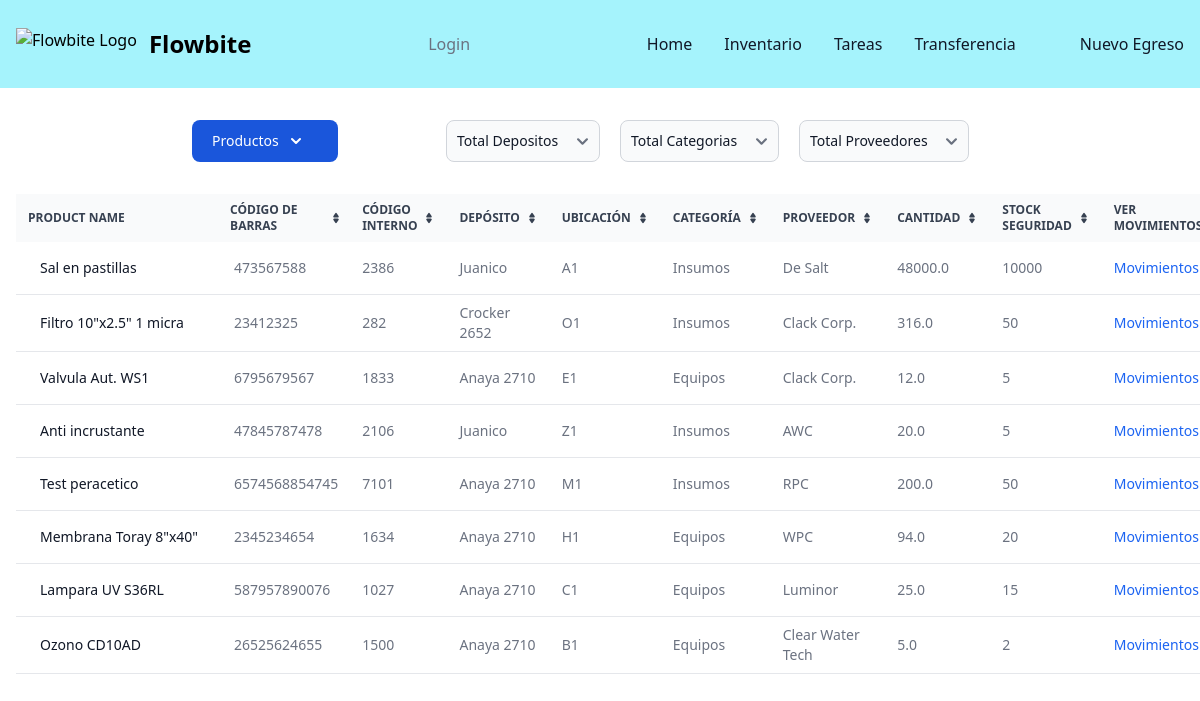
/stock/, run on the app's committed database.
### filsa/models.py (models this page shows, shortened)
class Product(models.Model):
    CATEGORIES = [('Tubos', 'Tubos'),
                  ('Tornillos', 'Tornillos'),
                  ('Accesorios','Accesorios'),
                  ('Maquinas','Maquinas'),
                  ('Insumos','Insumos')
                  ]
    product_id = models.AutoField(primary_key=True)
    name = models.CharField(max_length=50)
    barcode = models.BigIntegerField(verbose_name=u"Codigo de Barras")
    internalCode = models.BigIntegerField(verbose_name=u"Codigo Interno")
    quantity = models.FloatField()
    category = models.CharField(max_length=20, choices=CATEGORIES, default='Insumos')
    location = models.CharField(max_length=20, default='')
    supplier = models.CharField(max_length=20, default='')
    warehouse = models.ForeignKey(Warehouses, on_delete=models.CASCADE, related_name='warehouse_name')
    deltaQuantity = models.FloatField()
    stockSecurity = models.IntegerField()
    inTransit = models.BooleanField()
    def __str__(self):
        return self.name

class Warehouses(models.Model):
    name = models.CharField(max_length=50)

### filsa/views.py (the view)
# urls.py: path('stock/', StockListView.as_view() , name='stock'),
class StockListView(generic.ListView):
    model = Product
    template_name = 'stock.html'
    print('llega aca con el checkbox')
    def get_context_data(self, *args, **kwargs):
        products_obj = Product.objects.all().values()
        context = super(StockListView, self).get_context_data(*args, **kwargs)
        warehouse = self.request.GET.get('warehouse',None)
        print('warehouse is', warehouse)
        supplier = self.request.GET.get('supplier',None)
        category = self.request.GET.get('category',None)
        if category:
            category_filter = True
            categoryList = [category]
        else:
            categoryList = Product.objects.all().values('category').distinct()
        if supplier:
            supplier_filter = True
            supplierList = [supplier]
        else:
            supplierList = Product.objects.all().values('supplier').distinct()
        if warehouse:
            warehouse = Warehouses.objects.get(name=warehouse)
            warehouseList = Warehouses.objects.get(name=warehouse)
            context.update({'products' : Product.objects.select_related('warehouse').filter(warehouse=warehouse, category ='Insumos')}) #, supplier ='De Salt')
        else:
            warehouseList = Warehouses.objects.all()
        context['products'] = Product.objects.all().select_related('warehouse') #.filter(category__in=categoryList, supplier__in=supplierList)
        print('categoryList', categoryList)
        print('args', args)
        print('kwargs in get_context_data', kwargs)
        context['productList'] = Product.objects.all().values('name').distinct()
        context['categoryList'] = Product.objects.all().values('category').distinct()
        context['supplierList'] = Product.objects.all().values('supplier').distinct()
        context['warehouseList'] = Warehouses.objects.all().values('name').distinct()
        print('context in get_context_data', context)
        return context

### filsa/templatetags/grouptag.py (called while the page is built)
@register.filter
def has_group(user, group_name):
    return user.groups.filter(name=group_name).exists()

### filsa/templates/stock.html (shortened to what this page needs)
{% extends '_base.html' %}
{% load static %}
{% block content %}
<div class="grid grid-cols-4 gap-2 ml-40 py-2 px-8 max-w-2xl lg:py-8">
        <button id="dropdownSearchButton" data-dropdown-toggle="dropdownSearch" data-dropdown-placement="bottom" class="text-white bg-blue-700 hover:bg-blue-800 focus:ring-4 focus:outline-none focus:ring-blue-300 font-medium rounded-lg text-sm px-5 py-2.5 text-center inline-flex items-center dark:bg-blue-600 dark:hover:bg-blue-700 dark:focus:ring-blue-800" type="button">Productos <svg class="w-2.5 h-2.5 ms-3" aria-hidden="true" xmlns="http://www.w3.org/2000/svg" fill="none" viewBox="0 0 10 6">
            <path stroke="currentColor" stroke-linecap="round" stroke-linejoin="round" stroke-width="2" d="m1 1 4 4 4-4"/>
            </svg>
            </button>
        <form method='GET' action="{% url 'filterproducts' %}"  id='filters' class="ml-20 sm:block lg:inline-flex">
            <select  name="deposito" id="deposito" class="ml-5 bg-gray-50 border border-gray-300 text-gray-900 text-sm rounded-lg focus:ring-blue-500 focus:border-blue-500 p-2.5 dark:bg-gray-700 dark:border-gray-600 dark:placeholder-gray-400 dark:text-white dark:focus:ring-blue-500 dark:focus:border-blue-500">
              <option selected>Total Depositos</option>
            </select>
            <select  name="categoria" id="categoria" class="ml-5 bg-gray-50 border border-gray-300 text-gray-900 text-sm rounded-lg focus:ring-blue-500 focus:border-blue-500 p-2.5 dark:bg-gray-700 dark:border-gray-600 dark:placeholder-gray-400 dark:text-white dark:focus:ring-blue-500 dark:focus:border-blue-500">
              <option selected>Total Categorias</option>
            </select>
            <select  name="supplier" id="supplier" class="ml-5 bg-gray-50 border border-gray-300 text-gray-900 text-sm rounded-lg focus:ring-blue-500 focus:border-blue-500 p-2.5 dark:bg-gray-700 dark:border-gray-600 dark:placeholder-gray-400 dark:text-white dark:focus:ring-blue-500 dark:focus:border-blue-500">
              <option selected>Total Proveedores</option>
            </select>
            </form>
</div>
<div class="w-full px-4 relative overflow-x-auto">
    <table id="productTable" class="py-8 px-4 mx-auto max-w-2xl lg:py-16 text-sm text-left rtl:text-right text-gray-500 dark:text-gray-400">
        <thead class="text-xs text-gray-700 uppercase bg-gray-50 dark:bg-gray-700 dark:text-gray-400">
            <tr>
                <th scope="col" class="px-3 py-2">
                    Product name
                </th>
                <th scope="col" class="px-2 py-2">
                    <div class="flex items-center">
                        Código de Barras
                        <a href="#"></a>
                    </div>
                </th>
                <th scope="col" class="px-3 py-2">
                    <div class="flex items-center">
                        Código Interno
                        <a href="#"></a>
                    </div>
                </th>
                <th scope="col" class="px-3 py-2">
                    <div class="flex items-center">
                        Depósito
                        <a href="#"></a>
                    </div>
                </th>
                <th scope="col" class="px-3 py-2">
                    <div class="flex items-center">
                        Ubicación
                        <a href="#"></a>
                    </div>
                </th>
                <th scope="col" class="px-3 py-2">
                    <div class="flex items-center">
                        Categoría
                        <a href="#"></a>
                    </div>
                </th>
                <th scope="col" class="px-3 py-2">
                    <div class="flex items-center">
                        Proveedor
                        <a href="#"></a>
                    </div>
                </th>
                <th scope="col" class="px-3 py-2">
                    <div class="flex items-center">
                        Cantidad
                        <a href="#"></a>
                    </div>
                </th>
                <th scope="col" class="px-3 py-2">
                    <div class="flex items-center">
                        Stock Seguridad
                        <a href="#"></a>
                    </div>
                </th>
                <th scope="col" class="px-3 py-2">
                    <div class="flex items-center">
                    <span>Ver Movimientos</span>
                </div>
                </th>
            </tr>
        </thead>
        <tbody>
            {% for product in products %}
            <tr class="bg-white border-b dark:bg-gray-800 dark:border-gray-700">
                <th scope="row" class="px-6 py-4 font-medium text-gray-900 whitespace-nowrap dark:text-white">
                    {{product.name}}
                </th>
                <td class="px-3 py-2">
                    {{product.barcode}}
                </td>
                <td class="px-3 py-2">
                    {{product.internalCode}}
                </td>
                <td class="px-3 py-2">
                    {{product.warehouse.name}}
                </td>
                <td class="px-3 py-2">
                    {{product.location}}
                </td>
                <td class="px-3 py-2">
                    {{product.category}}
                </td>
                <td class="px-3 py-2">
                    {{product.supplier}}
                </td>
                <td class="px-3 py-2">
                    {{product.quantity}}
                </td>
                <td class="px-3 py-2">
                    {{product.stockSecurity}}
                </td>
                <td class="px-3 py-2">
                    <a href="{% url 'stockhistory' product_id=product.product_id %}"   class="font-medium text-blue-600 dark:text-blue-500 hover:underline">Movimientos</a>
                </td>
            </tr>
            {% endfor %}
        </tbody>
    </table>
</div>
  {% endblock content %}

### data on the page
Product: name "Sal en pastillas", barcode "473567588", internalCode "2386", warehouse.name "Juanico", location "A1", category "Insumos", supplier "De Salt", quantity "48000.0", stockSecurity "10000"
Product: name "Filtro 10\"x2.5\" 1 micra", barcode "23412325", internalCode "282", warehouse.name "Crocker 2652", location "O1", category "Insumos", supplier "Clack Corp.", quantity "316.0", stockSecurity "50"
Product: name "Valvula Aut. WS1", barcode "6795679567", internalCode "1833", warehouse.name "Anaya 2710", location "E1", category "Equipos", supplier "Clack Corp.", quantity "12.0", stockSecurity "5"
Product: name "Anti incrustante", barcode "47845787478", internalCode "2106", warehouse.name "Juanico", location "Z1", category "Insumos", supplier "AWC", quantity "20.0", stockSecurity "5"
Product: name "Test peracetico", barcode "6574568854745", internalCode "7101", warehouse.name "Anaya 2710", location "M1", category "Insumos", supplier "RPC", quantity "200.0", stockSecurity "50"
Product: name "Membrana Toray 8\"x40\"", barcode "2345234654", internalCode "1634", warehouse.name "Anaya 2710", location "H1", category "Equipos", supplier "WPC", quantity "94.0", stockSecurity "20"
Product: name "Lampara UV S36RL", barcode "587957890076", internalCode "1027", warehouse.name "Anaya 2710", location "C1", category "Equipos", supplier "Luminor", quantity "25.0", stockSecurity "15"
Product: name "Ozono CD10AD", barcode "26525624655", internalCode "1500", warehouse.name "Anaya 2710", location "B1", category "Equipos", supplier "Clear Water Tech", quantity "5.0", stockSecurity "2"
